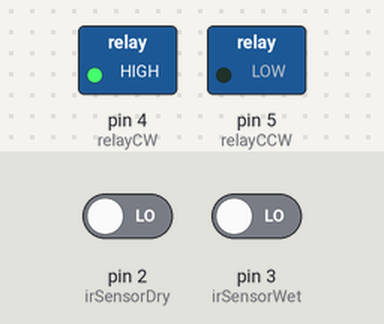
Bench run of a sketch on a simulated Arduino Uno, built with avr-gcc and run on an emulated ATmega328P. Parts: switched loads named in the sketch (green lamp = pin HIGH). Dashed ring = blinking. The test bench sets the inputs (shaded band); at power-on: pin 2 (irSensorDry) LOW, pin 3 (irSensorWet) LOW.

Above: at 3.8 s.
3.9 s: pin 2 (irSensorDry) driven HIGH
At 4.8 s:
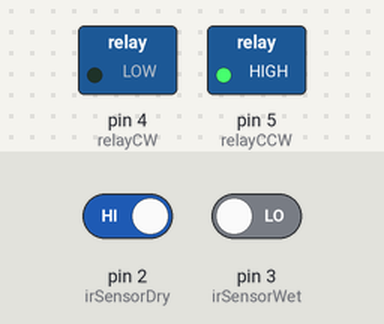
8.9 s: pin 3 (irSensorWet) driven HIGH
At 9.5 s:
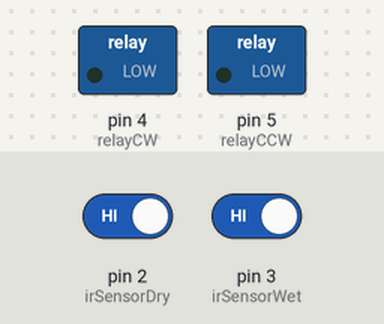
11.0 s: pin 3 (irSensorWet) driven LOW
At 11.8 s:
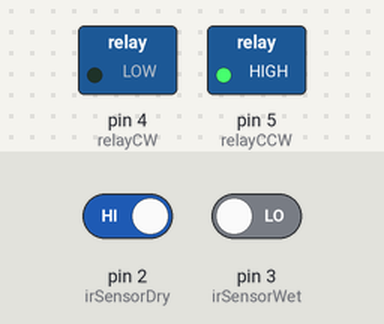
16.0 s: pin 2 (irSensorDry) driven LOW
At 17.8 s:
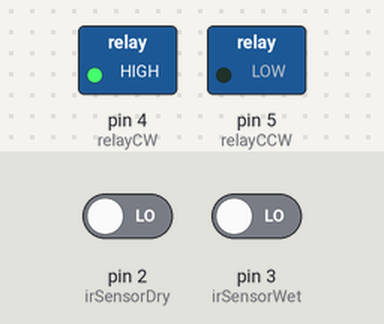
Timing chart, 0 to 22.0 s (numbered marks = the images above; inputs shaded):
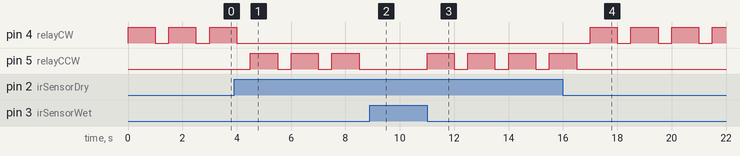

Measured:
- after the input at 3.9 s, pin 4 (relayCW): goes on until 4.0 s, then stays LOW; pin 5 (relayCCW): alternates HIGH for 1.0 s and LOW for 0.50 s, starting after 0.60 s
- after the input at 8.9 s, pin 5 (relayCCW): stays LOW (without the input it goes to HIGH after 0.10 s)
- after the input at 11.0 s, pin 5 (relayCCW): alternates HIGH for 1.0 s and LOW for 0.50 s, starting at once
- after the input at 16.0 s, pin 4 (relayCW): alternates HIGH for 1.0 s and LOW for 0.50 s, starting after 1.0 s; pin 5 (relayCCW): goes on until 16.5 s, then stays LOW
- by itself, pin 4 (relayCW): alternates HIGH for 1.0 s and LOW for 0.50 s

The sketch:

code_SRU.ino
```cpp
// Smart Recycling Unit - SRU
// Developed by Ankan Verma & Team Soulo

// Pin configuration
const int irSensorDry = 2;    // IR Sensor for dry waste
const int irSensorWet = 3;    // IR Sensor for wet waste
const int relayCW = 4;        // Relay to rotate motor Clockwise (CW)
const int relayCCW = 5;       // Relay to rotate motor Counter-Clockwise (CCW)

void setup() {
  // Set pin modes
  pinMode(irSensorDry, INPUT);
  pinMode(irSensorWet, INPUT);
  pinMode(relayCW, OUTPUT);
  pinMode(relayCCW, OUTPUT);

  // Ensure motor is off at start
  digitalWrite(relayCW, LOW);
  digitalWrite(relayCCW, LOW);
}

void loop() {
  // Read sensors
  bool dryDetected = digitalRead(irSensorDry) == LOW; // Active LOW
  bool wetDetected = digitalRead(irSensorWet) == LOW;

  if (dryDetected) {
    segregateDry();
  } else if (wetDetected) {
    segregateWet();
  }

  delay(500); // Short delay to avoid false triggering
}

void segregateDry() {
  // Activate CW motor rotation
  digitalWrite(relayCW, HIGH);
  digitalWrite(relayCCW, LOW);
  delay(1000); // Adjust this to match your motor/bin movement
  stopMotor();
}

void segregateWet() {
  // Activate CCW motor rotation
  digitalWrite(relayCCW, HIGH);
  digitalWrite(relayCW, LOW);
  delay(1000); // Adjust this to match your motor/bin movement
  stopMotor();
}

void stopMotor() {
  // Stop motor by turning off both relays
  digitalWrite(relayCW, LOW);
  digitalWrite(relayCCW, LOW);
}
```
